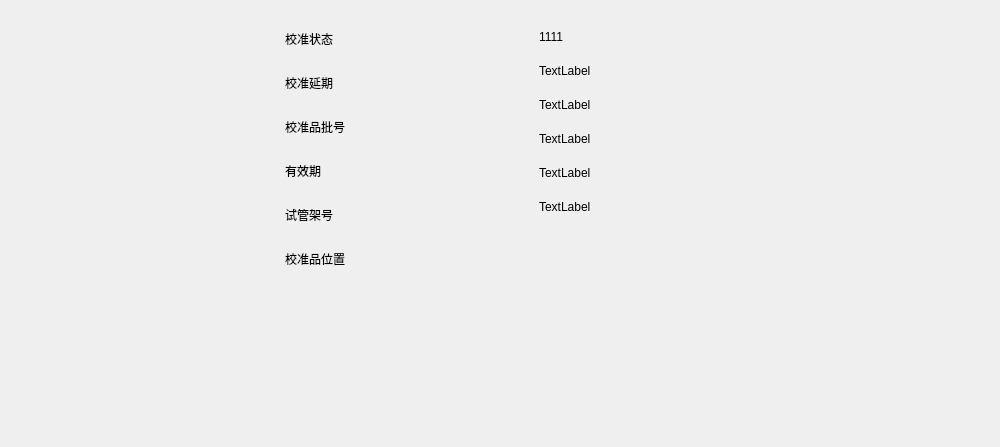
<?xml version="1.0" encoding="UTF-8"?>
<ui version="4.0">
 <class>CaliOverView</class>
 <widget class="QWidget" name="CaliOverView">
  <property name="geometry">
   <rect>
    <x>0</x>
    <y>0</y>
    <width>1000</width>
    <height>447</height>
   </rect>
  </property>
  <property name="windowTitle">
   <string>Form</string>
  </property>
  <layout class="QHBoxLayout" name="horizontalLayout">
   <item>
    <widget class="QFrame" name="frame">
     <property name="styleSheet">
      <string notr="true">QFrame#frame{
   border: 1px solid transparent
}</string>
     </property>
     <property name="frameShape">
      <enum>QFrame::StyledPanel</enum>
     </property>
     <property name="frameShadow">
      <enum>QFrame::Raised</enum>
     </property>
     <property name="lineWidth">
      <number>2</number>
     </property>
     <layout class="QHBoxLayout" name="horizontalLayout_2">
      <item>
       <widget class="CusTableView" name="tabView_CaliOverlist" native="true"/>
      </item>
      <item>
       <widget class="QWidget" name="widget" native="true">
        <layout class="QVBoxLayout" name="verticalLayout_2">
         <item>
          <layout class="QVBoxLayout" name="verticalLayout">
           <item>
            <widget class="QLabel" name="label">
             <property name="styleSheet">
              <string notr="true">font: 700 12pt &quot;Microsoft YaHei UI&quot;;</string>
             </property>
             <property name="text">
              <string>校准状态</string>
             </property>
            </widget>
           </item>
           <item>
            <spacer name="verticalSpacer">
             <property name="orientation">
              <enum>Qt::Vertical</enum>
             </property>
             <property name="sizeType">
              <enum>QSizePolicy::Fixed</enum>
             </property>
             <property name="sizeHint" stdset="0">
              <size>
               <width>20</width>
               <height>20</height>
              </size>
             </property>
            </spacer>
           </item>
           <item>
            <widget class="QLabel" name="label_3">
             <property name="styleSheet">
              <string notr="true">font: 700 12pt &quot;Microsoft YaHei UI&quot;;</string>
             </property>
             <property name="text">
              <string>校准延期</string>
             </property>
            </widget>
           </item>
           <item>
            <spacer name="verticalSpacer_6">
             <property name="orientation">
              <enum>Qt::Vertical</enum>
             </property>
             <property name="sizeType">
              <enum>QSizePolicy::Fixed</enum>
             </property>
             <property name="sizeHint" stdset="0">
              <size>
               <width>20</width>
               <height>20</height>
              </size>
             </property>
            </spacer>
           </item>
           <item>
            <widget class="QLabel" name="label_4">
             <property name="styleSheet">
              <string notr="true">font: 700 12pt &quot;Microsoft YaHei UI&quot;;</string>
             </property>
             <property name="text">
              <string>校准品批号</string>
             </property>
            </widget>
           </item>
           <item>
            <spacer name="verticalSpacer_3">
             <property name="orientation">
              <enum>Qt::Vertical</enum>
             </property>
             <property name="sizeType">
              <enum>QSizePolicy::Fixed</enum>
             </property>
             <property name="sizeHint" stdset="0">
              <size>
               <width>20</width>
               <height>20</height>
              </size>
             </property>
            </spacer>
           </item>
           <item>
            <widget class="QLabel" name="label_5">
             <property name="styleSheet">
              <string notr="true">font: 700 12pt &quot;Microsoft YaHei UI&quot;;</string>
             </property>
             <property name="text">
              <string>有效期</string>
             </property>
            </widget>
           </item>
           <item>
            <spacer name="verticalSpacer_4">
             <property name="orientation">
              <enum>Qt::Vertical</enum>
             </property>
             <property name="sizeType">
              <enum>QSizePolicy::Fixed</enum>
             </property>
             <property name="sizeHint" stdset="0">
              <size>
               <width>20</width>
               <height>20</height>
              </size>
             </property>
            </spacer>
           </item>
           <item>
            <widget class="QLabel" name="label_6">
             <property name="styleSheet">
              <string notr="true">font: 700 12pt &quot;Microsoft YaHei UI&quot;;</string>
             </property>
             <property name="text">
              <string>试管架号</string>
             </property>
            </widget>
           </item>
           <item>
            <spacer name="verticalSpacer_5">
             <property name="orientation">
              <enum>Qt::Vertical</enum>
             </property>
             <property name="sizeType">
              <enum>QSizePolicy::Fixed</enum>
             </property>
             <property name="sizeHint" stdset="0">
              <size>
               <width>20</width>
               <height>20</height>
              </size>
             </property>
            </spacer>
           </item>
           <item>
            <widget class="QLabel" name="label_7">
             <property name="styleSheet">
              <string notr="true">font: 700 12pt &quot;Microsoft YaHei UI&quot;;</string>
             </property>
             <property name="text">
              <string>校准品位置</string>
             </property>
            </widget>
           </item>
          </layout>
         </item>
         <item>
          <spacer name="verticalSpacer_10">
           <property name="orientation">
            <enum>Qt::Vertical</enum>
           </property>
           <property name="sizeHint" stdset="0">
            <size>
             <width>20</width>
             <height>40</height>
            </size>
           </property>
          </spacer>
         </item>
        </layout>
       </widget>
      </item>
      <item>
       <widget class="QWidget" name="widget_2" native="true">
        <layout class="QVBoxLayout" name="verticalLayout_4">
         <item>
          <layout class="QVBoxLayout" name="verticalLayout_3">
           <property name="spacing">
            <number>0</number>
           </property>
           <item>
            <widget class="QLabel" name="label_8">
             <property name="text">
              <string>1111</string>
             </property>
            </widget>
           </item>
           <item>
            <spacer name="verticalSpacer_2">
             <property name="orientation">
              <enum>Qt::Vertical</enum>
             </property>
             <property name="sizeType">
              <enum>QSizePolicy::Fixed</enum>
             </property>
             <property name="sizeHint" stdset="0">
              <size>
               <width>20</width>
               <height>20</height>
              </size>
             </property>
            </spacer>
           </item>
           <item>
            <widget class="QLabel" name="label_9">
             <property name="text">
              <string>TextLabel</string>
             </property>
            </widget>
           </item>
           <item>
            <spacer name="verticalSpacer_7">
             <property name="orientation">
              <enum>Qt::Vertical</enum>
             </property>
             <property name="sizeType">
              <enum>QSizePolicy::Fixed</enum>
             </property>
             <property name="sizeHint" stdset="0">
              <size>
               <width>20</width>
               <height>20</height>
              </size>
             </property>
            </spacer>
           </item>
           <item>
            <widget class="QLabel" name="label_2">
             <property name="text">
              <string>TextLabel</string>
             </property>
            </widget>
           </item>
           <item>
            <spacer name="verticalSpacer_8">
             <property name="orientation">
              <enum>Qt::Vertical</enum>
             </property>
             <property name="sizeType">
              <enum>QSizePolicy::Fixed</enum>
             </property>
             <property name="sizeHint" stdset="0">
              <size>
               <width>20</width>
               <height>20</height>
              </size>
             </property>
            </spacer>
           </item>
           <item>
            <widget class="QLabel" name="label_10">
             <property name="text">
              <string>TextLabel</string>
             </property>
            </widget>
           </item>
           <item>
            <spacer name="verticalSpacer_9">
             <property name="orientation">
              <enum>Qt::Vertical</enum>
             </property>
             <property name="sizeType">
              <enum>QSizePolicy::Fixed</enum>
             </property>
             <property name="sizeHint" stdset="0">
              <size>
               <width>20</width>
               <height>20</height>
              </size>
             </property>
            </spacer>
           </item>
           <item>
            <widget class="QLabel" name="label_11">
             <property name="text">
              <string>TextLabel</string>
             </property>
            </widget>
           </item>
           <item>
            <spacer name="verticalSpacer_12">
             <property name="orientation">
              <enum>Qt::Vertical</enum>
             </property>
             <property name="sizeType">
              <enum>QSizePolicy::Fixed</enum>
             </property>
             <property name="sizeHint" stdset="0">
              <size>
               <width>20</width>
               <height>20</height>
              </size>
             </property>
            </spacer>
           </item>
           <item>
            <widget class="QLabel" name="label_12">
             <property name="text">
              <string>TextLabel</string>
             </property>
            </widget>
           </item>
          </layout>
         </item>
         <item>
          <spacer name="verticalSpacer_11">
           <property name="orientation">
            <enum>Qt::Vertical</enum>
           </property>
           <property name="sizeHint" stdset="0">
            <size>
             <width>20</width>
             <height>40</height>
            </size>
           </property>
          </spacer>
         </item>
        </layout>
       </widget>
      </item>
      <item>
       <spacer name="horizontalSpacer_2">
        <property name="orientation">
         <enum>Qt::Horizontal</enum>
        </property>
        <property name="sizeType">
         <enum>QSizePolicy::Fixed</enum>
        </property>
        <property name="sizeHint" stdset="0">
         <size>
          <width>200</width>
          <height>20</height>
         </size>
        </property>
       </spacer>
      </item>
     </layout>
    </widget>
   </item>
  </layout>
 </widget>
 <customwidgets>
  <customwidget>
   <class>CusTableView</class>
   <extends>QWidget</extends>
   <header location="global">CusTableView.h</header>
   <container>1</container>
  </customwidget>
 </customwidgets>
 <resources/>
 <connections/>
</ui>
